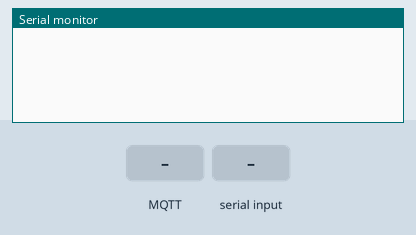
Simulated run of this sketch. Board: ESP8266 (NodeMCU). Shown: the last lines printed to the serial monitor. The inputs (shaded band) are chosen by the test bench. WiFi joins after 1.5 s; servers stay silent unless stated; random numbers use the default seed unless the sketch sets one; no MQTT or app messages arrive unless stated.

Above: at 2.7 s.
2.8 s: MQTT message "_" arrives on the first subscribed topic
At 3.6 s:
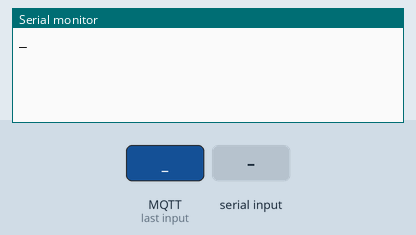
4.3 s: "_\n" received over Serial
At 6.5 s:
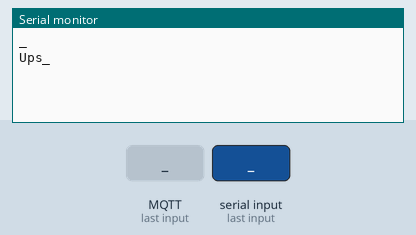
6.8 s: MQTT message "Hey" arrives on the first subscribed topic
At 7.9 s:
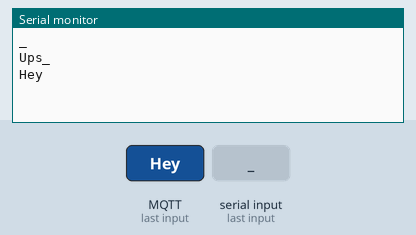
8.3 s: "Hey\n" received over Serial
At 9.8 s:
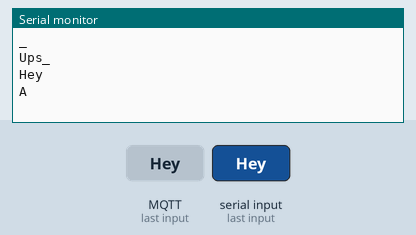
10.8 s: MQTT message "FirstMQ" arrives on the first subscribed topic
At 12.0 s:
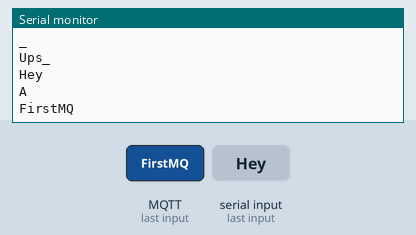
12.3 s: "FirstMQ\n" received over Serial
At 14.0 s:
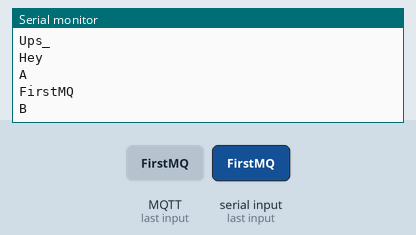

The sketch:

EspToPic.ino
```cpp
#include <PubSubClient.h>
#include <ESP8266WiFi.h>
#include "string.h"

// Update these with values suitable for your network.
const char* ssid = "SEICAPG4";

const char* password = "seicpass4";
const char* mqtt_server = "10.0.1.1";
String str;


#define mqtt_port 1883
#define MQTT_SERIAL_SUBSCRIBE_TOPIC "/nodeMCUm/"

WiFiClient wifiClient;
PubSubClient client(wifiClient);

void setup_wifi() {
  delay(10);
  WiFi.begin(ssid, password);
  while (WiFi.status() != WL_CONNECTED) {delay(500);}
  randomSeed(micros());
}

void reconnect() {
  while (!client.connected()) {
    String clientId = "NodeMCUClient-";
    clientId += String(random(0xffff), HEX);

    if (client.connect(clientId.c_str())) {client.subscribe(MQTT_SERIAL_SUBSCRIBE_TOPIC);}
    else {
      Serial.print("F\n");
      delay(5000);
    }
  }
}

void callback(char* topic, byte *payload, unsigned int length) {
  if (String(topic) == MQTT_SERIAL_SUBSCRIBE_TOPIC) {
    for (int i = 0; i < length; i++) {Serial.print((char)payload[i]);}
    Serial.print("\n");
  }
}

void setup() {
  Serial.begin(19200);
  setup_wifi();
  client.setServer(mqtt_server, mqtt_port);
  client.setCallback(callback);
  reconnect();
}
void publishSerialData(char *MQTT_SERIAL_PUBLISH_CH, String serialData) {
  char buf[50];
  serialData.toCharArray(buf, 50);
  if (!client.connected()) {reconnect();}
  client.publish(MQTT_SERIAL_PUBLISH_CH, &buf[serialData.indexOf("_") + 1]);
}
void loop() {
  client.loop();
  Serial.flush();
  if (Serial.available() > 0) {
    str = Serial.readString();

    if (str.indexOf("Hey") >= 0) {Serial.print("A\n");}
    else if (str.indexOf("FirstMQ") >= 0) {
      publishSerialData("/nodeMCU/", str);
      Serial.print("B\n");
    }
    else if (str.indexOf("SecondMQ") >= 0) {
      publishSerialData("/nodeMCU2/", str);
      Serial.print("C\n");
    }
    else if (str.indexOf("ThirdMQ") >= 0) {
      publishSerialData("/nodeMCUT/", str);
      Serial.print("D\n");
    }
    else if (str.indexOf("FourthdMQ") >= 0) {
      publishSerialData("/nodeMCUH/", str);
      Serial.print("A\n");
    }
    else {Serial.print("Ups" + str);}
  }
}
```

Measured:
- after the input at 2.8 s, the serial monitor: prints a new line at once (image 1)
- after the input at 4.3 s, the serial monitor: prints a new line after 1.0 s (image 2)
- after the input at 6.8 s, the serial monitor: prints a new line at once (image 3)
- after the input at 8.3 s, the serial monitor: prints a new line after 1.0 s (image 4)
- after the input at 10.8 s, the serial monitor: prints a new line at once (image 5)
- after the input at 12.3 s, the serial monitor: prints a new line after 1.0 s (image 6)
